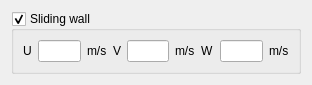
<ui version="4.0" >
 <class>BoundaryConditionsSlidingWallForm</class>
 <widget class="QWidget" name="BoundaryConditionsSlidingWallForm" >
  <property name="geometry" >
   <rect>
    <x>0</x>
    <y>0</y>
    <width>312</width>
    <height>76</height>
   </rect>
  </property>
  <property name="windowTitle" >
   <string>Form</string>
  </property>
  <layout class="QGridLayout" name="gridLayout" >
   <item row="0" column="0" >
    <widget class="QGroupBox" name="groupBoxSliding" >
     <property name="title" >
      <string>Sliding wall</string>
     </property>
     <property name="flat" >
      <bool>false</bool>
     </property>
     <property name="checkable" >
      <bool>true</bool>
     </property>
     <property name="checked" >
      <bool>true</bool>
     </property>
     <layout class="QHBoxLayout" >
      <property name="spacing" >
       <number>0</number>
      </property>
      <property name="margin" >
       <number>0</number>
      </property>
      <item>
       <spacer>
        <property name="orientation" >
         <enum>Qt::Horizontal</enum>
        </property>
        <property name="sizeHint" stdset="0" >
         <size>
          <width>16</width>
          <height>16</height>
         </size>
        </property>
       </spacer>
      </item>
      <item>
       <widget class="QFrame" name="frameSlideVelocity" >
        <property name="minimumSize" >
         <size>
          <width>16</width>
          <height>40</height>
         </size>
        </property>
        <property name="frameShape" >
         <enum>QFrame::NoFrame</enum>
        </property>
        <property name="frameShadow" >
         <enum>QFrame::Raised</enum>
        </property>
        <property name="lineWidth" >
         <number>0</number>
        </property>
        <layout class="QHBoxLayout" name="_2" >
         <item>
          <widget class="QLabel" name="labelSlideU" >
           <property name="text" >
            <string>U</string>
           </property>
          </widget>
         </item>
         <item>
          <widget class="QLineEdit" name="lineEditSlideU" >
           <property name="maximumSize" >
            <size>
             <width>80</width>
             <height>16777215</height>
            </size>
           </property>
          </widget>
         </item>
         <item>
          <widget class="QLabel" name="labelSlideUnitU" >
           <property name="text" >
            <string>m/s</string>
           </property>
          </widget>
         </item>
         <item>
          <spacer>
           <property name="orientation" >
            <enum>Qt::Horizontal</enum>
           </property>
           <property name="sizeHint" stdset="0" >
            <size>
             <width>16</width>
             <height>20</height>
            </size>
           </property>
          </spacer>
         </item>
         <item>
          <widget class="QLabel" name="labelSlideV" >
           <property name="text" >
            <string>V</string>
           </property>
          </widget>
         </item>
         <item>
          <widget class="QLineEdit" name="lineEditSlideV" >
           <property name="maximumSize" >
            <size>
             <width>80</width>
             <height>16777215</height>
            </size>
           </property>
          </widget>
         </item>
         <item>
          <widget class="QLabel" name="labelSlideUnitV" >
           <property name="text" >
            <string>m/s</string>
           </property>
          </widget>
         </item>
         <item>
          <spacer>
           <property name="orientation" >
            <enum>Qt::Horizontal</enum>
           </property>
           <property name="sizeHint" stdset="0" >
            <size>
             <width>16</width>
             <height>20</height>
            </size>
           </property>
          </spacer>
         </item>
         <item>
          <widget class="QLabel" name="labelSlideW" >
           <property name="text" >
            <string>W</string>
           </property>
          </widget>
         </item>
         <item>
          <widget class="QLineEdit" name="lineEditSlideW" >
           <property name="maximumSize" >
            <size>
             <width>80</width>
             <height>16777215</height>
            </size>
           </property>
          </widget>
         </item>
         <item>
          <widget class="QLabel" name="labelSlideUnitW" >
           <property name="text" >
            <string>m/s</string>
           </property>
          </widget>
         </item>
        </layout>
       </widget>
      </item>
      <item>
       <spacer>
        <property name="orientation" >
         <enum>Qt::Horizontal</enum>
        </property>
        <property name="sizeHint" stdset="0" >
         <size>
          <width>16</width>
          <height>16</height>
         </size>
        </property>
       </spacer>
      </item>
     </layout>
    </widget>
   </item>
  </layout>
 </widget>
 <resources/>
 <connections/>
</ui>
